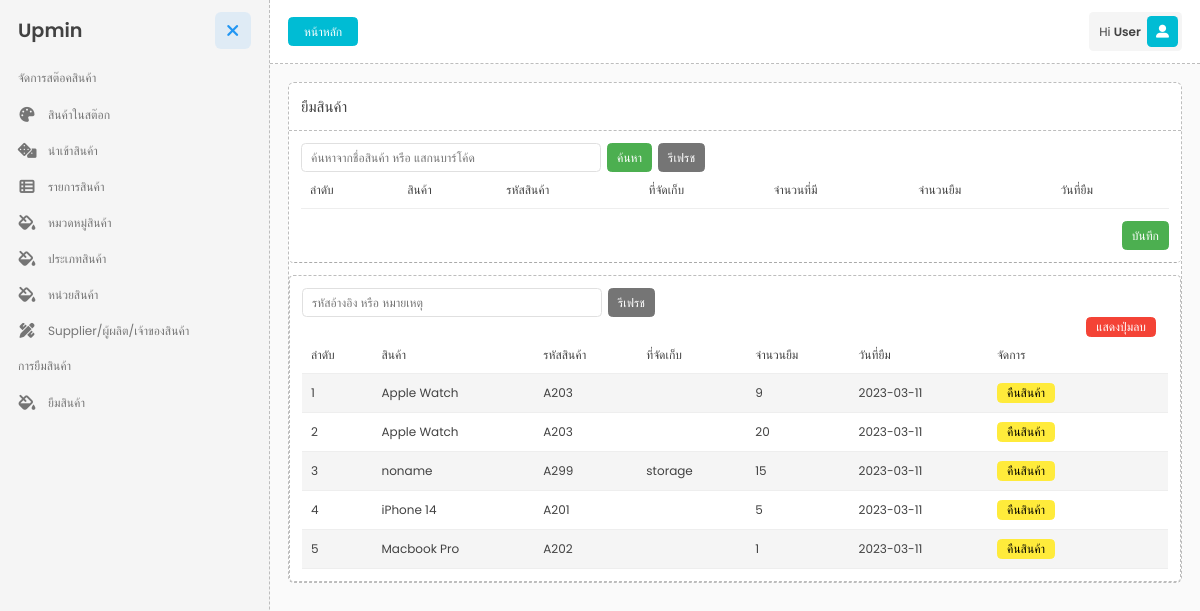
Screenshot of /dist/index?p=borrow (signed in) with the database file from the repository.
### tables this page shows
CREATE TABLE `tb_borrow` (
  `bor_id` int(11) NOT NULL COMMENT 'รหัส',
  `pl_name_product` varchar(100) NOT NULL COMMENT 'ชื่อสินค้า',
  `pl_product_id` varchar(100) NOT NULL COMMENT 'รหัสสินค้า',
  `pl_storage` varchar(100) NOT NULL COMMENT 'ที่จัดเก็บ',
  `bor_quantity` int(11) NOT NULL COMMENT 'จำนวนยืม',
  `bor_date` varchar(20) NOT NULL COMMENT 'วันที่ยืม',
  `bor_qtyreturn` int(10) NOT NULL COMMENT 'จำนวนคืน',
  `bor_datereturn` varchar(100) NOT NULL COMMENT 'วันที่คืน'
);

### dist/stock/borrow.php (the view, shortened to what this page needs)
<?php $borrow= $con->query("SELECT * FROM tb_borrow"); ?>
<div class="portlet-header portlet-header-bordered">
    <h3 class="portlet-title">ยืมสินค้า</h3>
</div>
<div class="card card-body" style="border: none !important; border-bottom: 1px dashed #aaa !important;">
    <div class="d-flex gap-2">
        <input id="input" class="form-control" style="width: 300px;" type="text" placeholder="ค้นหาจากชื่อสินค้า หรือ แสกนบาร์โค้ด">
        <button id="btn-search" class="btn btn-success">ค้นหา</button>
        <button id="btn-reset" class="btn btn-secondary">รีเฟรช</button>
    </div>
    <div class="portlet-body p-0">
        <div class="table-responsive">
            <table class="table table-striped table-hover mb-0">
                <thead>
                    <tr>
                        <th>ลำดับ</th>
                        <th>สินค้า</th>
                        <th>รหัสสินค้า</th>
                        <th>ที่จัดเก็บ</th>
                        <th>จำนวนที่มี</th>
                        <th>จำนวนยืม</th>
                        <th>วันที่ยืม</th>
                    </tr>
                </thead>
            </table>
            <div class="d-flex justify-content-end mt-3">
                <button id="btn-save" class="btn btn-success">บันทึก</button>
            </div>
        </div>
    </div>
</div>
<div class="card card-body mt-3">
    <div id="cc-search-2" class="d-flex gap-2">
        <input id="search-table" class="form-control" style="width: 300px;" type="text" placeholder="รหัสอ้างอิง หรือ หมายเหตุ">
        <button id="btn-reset2" class="btn btn-secondary">รีเฟรช</button>
    </div>
    <div class="d-flex justify-content-end me-3">
        <div class="d-flex gap-2">
            <button class="btn btn-danger py-0" id="show-btn">แสดงปุ่มลบ</button>
        </div>
    </div>
    <div class="portlet-body p-0">
        <div class="table-responsive">
            <table id="table" class="table table-striped table-hover mb-0" id="cc-table">
                <thead>
                    <tr>
                        <th>ลำดับ</th>
                        <th>สินค้า</th>
                        <th>รหัสสินค้า</th>
                        <th>ที่จัดเก็บ</th>
                        <th>จำนวนยืม</th>
                        <th>วันที่ยืม</th>
                        <th style="width: 180px;">จัดการ</th>
                    </tr>
                </thead>
                <tbody>
                    <?php
                        $num = 0;
                        foreach($borrow as $bor):
                            $num++;
                    ?>
                        <tr>
                            <td><?=$num?></td>
                            <td><?=$bor['pl_name_product']?></td>
                            <td><?=$bor['pl_product_id']?></td>
                            <td><?=$bor['pl_storage']?></td>
                            <td><?=$bor['bor_quantity']?></td>
                            <td><?=$bor['bor_date']?></td>
                            <td style="width: 180px;">
                                <button class="btn btn-warning py-0" onclick="getdata(<?=$bor['bor_id']?>)">คืนสินค้า</button>
                            </td>
                        </tr>
                    <?php endforeach; ?>
                </tbody>
            </table>
        </div>
    </div>
</div>

### rows the page displays
tb_borrow: pl_name_product "Apple Watch", pl_product "A203", bor_quantity "9", bor_date "2023-03-11"
tb_borrow: pl_name_product "Apple Watch", pl_product "A203", bor_quantity "20", bor_date "2023-03-11"
tb_borrow: pl_name_product "noname", pl_product "A299", pl_storage "storage", bor_quantity "15", bor_date "2023-03-11"
tb_borrow: pl_name_product "iPhone 14", pl_product "A201", bor_quantity "5", bor_date "2023-03-11"
tb_borrow: pl_name_product "Macbook Pro", pl_product "A202", bor_quantity "1", bor_date "2023-03-11"
